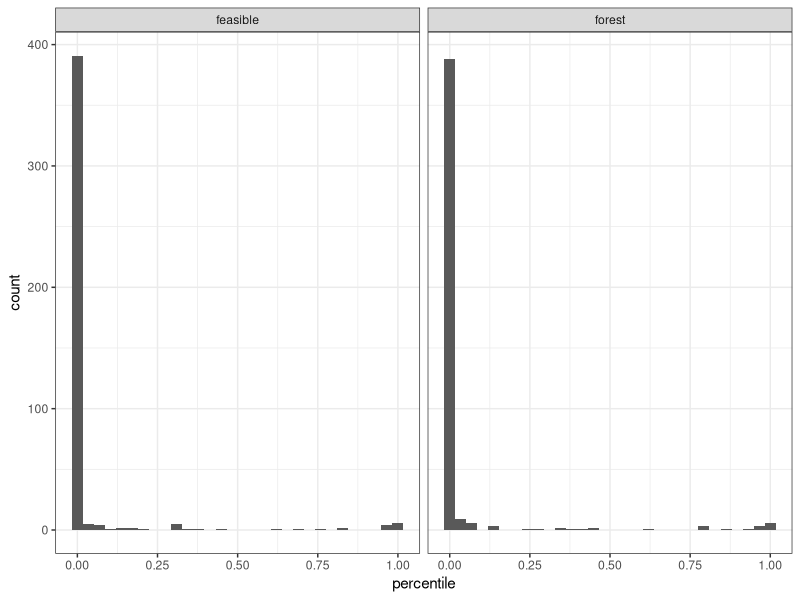
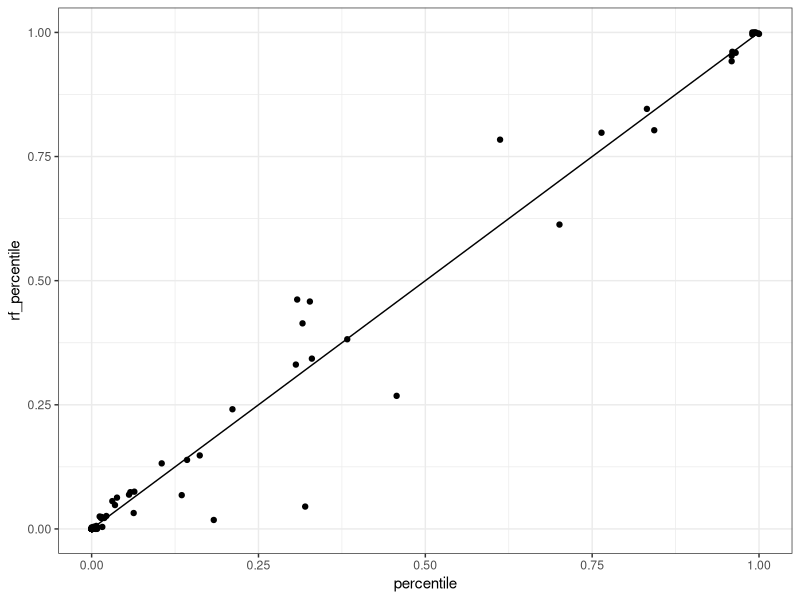
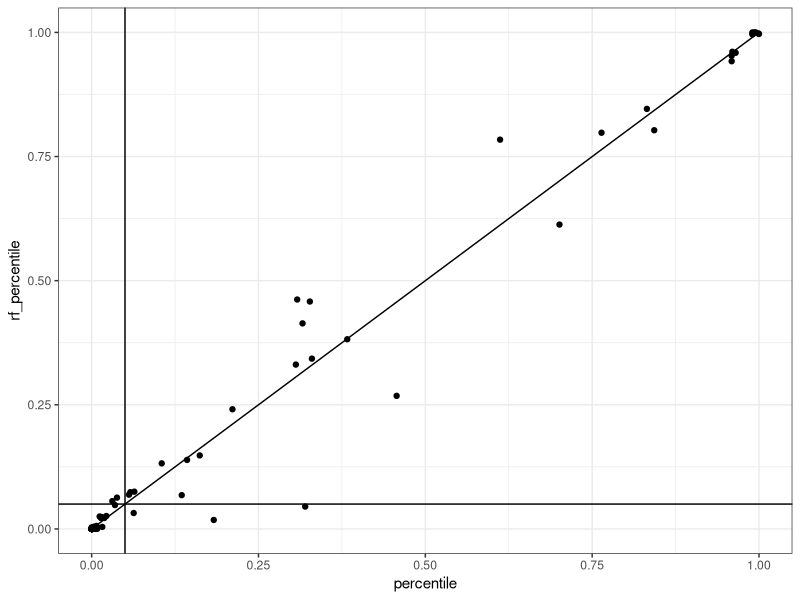
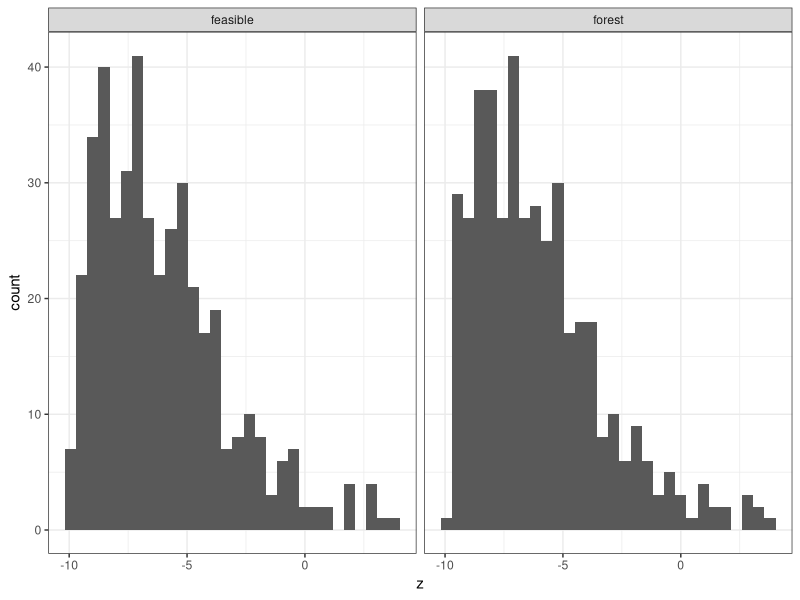
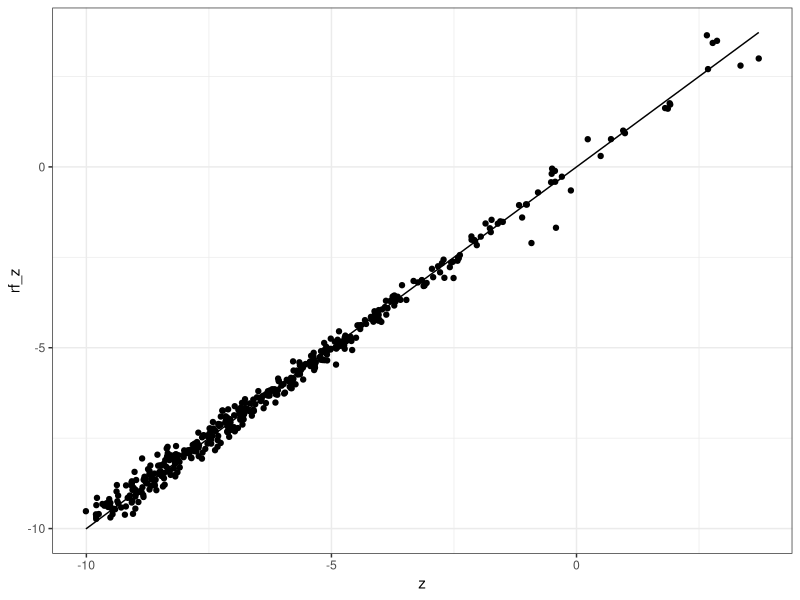
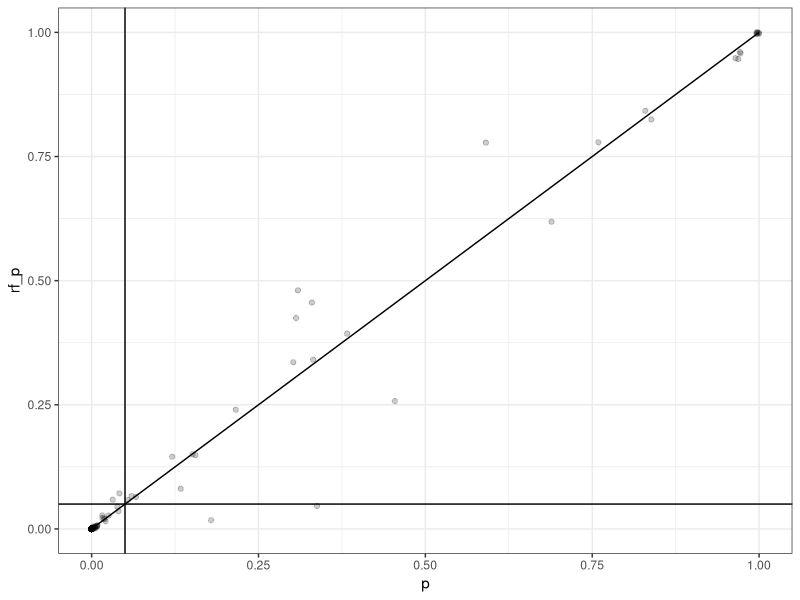

Recreate these plots in R, in order.
## ---- chunk 1

library(dplyr)
library(ggplot2)
theme_set(theme_bw())

ls_to_fs_norm <- read.csv(here::here("data", "ls_to_fs_norm.csv"))
ls_to_fs_draws <- read.csv(here::here("data", "ls_to_fs_draws.csv"))


ls_to_rf_norm <- read.csv(here::here("data", "ls_to_rf_norm.csv"))
ls_to_rf_draws <- read.csv(here::here("data", "ls_to_rf_draws.csv"))

## ---- chunk 2

draws <- ls_to_fs_draws %>%
  mutate(source = "feasible") %>%
  bind_rows(mutate(ls_to_rf_draws, source = "forest"))


ggplot(draws, aes(percentile)) +
  geom_histogram() +
  facet_wrap(vars(source))

draws %>%
  group_by(source) %>%
  summarize(n_below_pt5 = mean(percentile < .05, na.rm = T))


draws2 <- ls_to_fs_draws %>%
  select(-X) %>%
  left_join(rename(ls_to_rf_draws, rf_percentile = percentile), by = c("richness", "abundance", "hill1"))

ggplot(draws2, aes(percentile, rf_percentile)) +
  geom_point() +
  geom_line(aes(y = percentile))


ggplot(draws2, aes(percentile, rf_percentile)) +
  geom_point() +
  geom_line(aes(y = percentile)) +
  geom_vline(xintercept = .05) +
  geom_hline(yintercept = .05)




## ---- chunk 3


norms <- ls_to_fs_norm %>%
  mutate(source = "feasible") %>%
  bind_rows(mutate(ls_to_rf_norm, source = "forest"))


ggplot(norms, aes(z)) +
  geom_histogram() +
  facet_wrap(vars(source))

norms %>%
  group_by(source) %>%
  summarize(n_below_pt5 = mean(abs(z) > 1.96, na.rm = T))


norms2 <- ls_to_fs_norm %>%
  select(-X) %>%
  left_join(rename(ls_to_rf_norm, rf_z = z, rf_p = p), by = c("richness", "abundance", "hill1"))

ggplot(norms2, aes(z, rf_z)) +
  geom_point() +
  geom_line(aes(y = z))


ggplot(norms2, aes(p, rf_p)) +
  geom_point(alpha = .2) +
  geom_line(aes(y = p))+
  geom_vline(xintercept = .05) +
  geom_hline(yintercept = .05)

